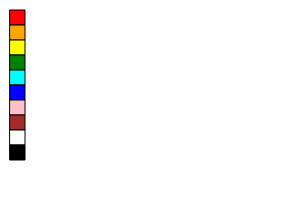
Frame 1 (no input)
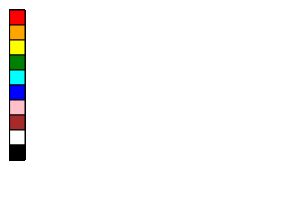
Frame 60 (no input)
Frame 120 (the mouse pressed at the canvas centre since frame 60): identical to frame 60, image omitted

The p5.js sketch that drew these frames (run headless with seeded random() and noise() and a simulated clock; from frame 60 on, the mouse is pressed at the canvas centre):

// p5.js sketch
// ── sketch.js
let selectedColor = "black"; // Default color
let colors = ["red", "orange", "yellow", "green", "cyan", "blue", "pink", "brown", "white", "black"];
let paletteX = 10, paletteY = 10, squareSize = 15;

function setup() {
  createCanvas(300, 200);
  background(255); // Clear canvas only once
}

function draw() {
  drawPalette();
}

function drawPalette() {
  for (let i = 0; i < colors.length; i++) {
    fill(colors[i]);
    square(paletteX, paletteY + i * squareSize, squareSize);
  }
}

function mousePressed() {
  // Check if the click is inside the palette area
  if (mouseX >= paletteX && mouseX <= paletteX + squareSize) {
    let index = Math.floor((mouseY - paletteY) / squareSize);
    if (index >= 0 && index < colors.length) {
      selectedColor = colors[index]; // Update selected color
      console.log("Selected Color:", selectedColor); // Debugging feedback
    }
  }
}

function mouseDragged() {
  // Prevent painting over the palette
  if (mouseX > paletteX + squareSize + 10) { 
    fill(selectedColor);
    noStroke();
    circle(mouseX, mouseY, 10);
  }
}


/* 
Click and Drag mouse to apply paint
Click on color palette boxes to set color.

PAINT SHOULD NOT BE ABLE TO APPLY OVER THE PALETTE!
 */
